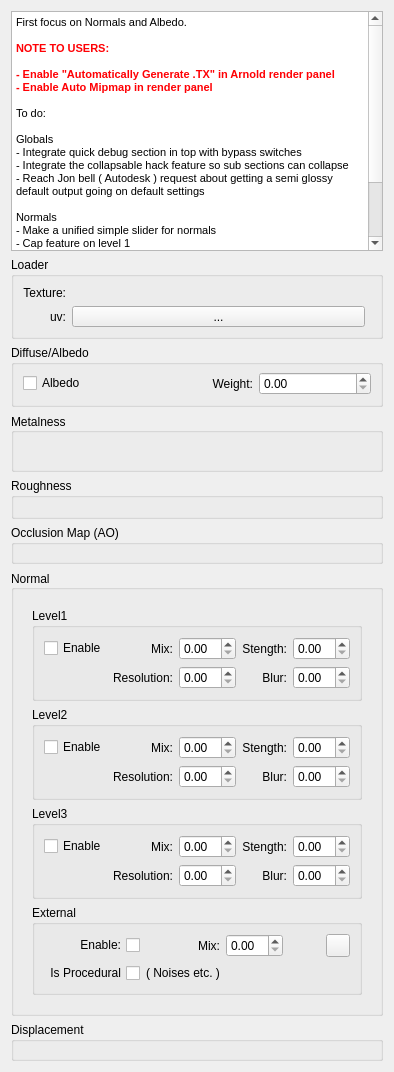
<?xml version="1.0" encoding="UTF-8"?>
<ui version="4.0">
 <class>Form</class>
 <widget class="QWidget" name="Form">
  <property name="geometry">
   <rect>
    <x>0</x>
    <y>0</y>
    <width>357</width>
    <height>965</height>
   </rect>
  </property>
  <property name="windowTitle">
   <string>Form</string>
  </property>
  <layout class="QVBoxLayout" name="verticalLayout">
   <item>
    <widget class="QTextBrowser" name="textBrowser">
     <property name="sizePolicy">
      <sizepolicy hsizetype="Expanding" vsizetype="Fixed">
       <horstretch>0</horstretch>
       <verstretch>0</verstretch>
      </sizepolicy>
     </property>
     <property name="minimumSize">
      <size>
       <width>0</width>
       <height>240</height>
      </size>
     </property>
     <property name="html">
      <string>&lt;!DOCTYPE HTML PUBLIC &quot;-//W3C//DTD HTML 4.0//EN&quot; &quot;http://www.w3.org/TR/REC-html40/strict.dtd&quot;&gt;
&lt;html&gt;&lt;head&gt;&lt;meta name=&quot;qrichtext&quot; content=&quot;1&quot; /&gt;&lt;style type=&quot;text/css&quot;&gt;
p, li { white-space: pre-wrap; }
&lt;/style&gt;&lt;/head&gt;&lt;body style=&quot; font-family:'MS Shell Dlg 2'; font-size:8.25pt; font-weight:400; font-style:normal;&quot;&gt;
&lt;p style=&quot; margin-top:0px; margin-bottom:0px; margin-left:0px; margin-right:0px; -qt-block-indent:0; text-indent:0px;&quot;&gt;First focus on Normals and Albedo.&lt;/p&gt;
&lt;p style=&quot;-qt-paragraph-type:empty; margin-top:0px; margin-bottom:0px; margin-left:0px; margin-right:0px; -qt-block-indent:0; text-indent:0px;&quot;&gt;&lt;br /&gt;&lt;/p&gt;
&lt;p style=&quot; margin-top:0px; margin-bottom:0px; margin-left:0px; margin-right:0px; -qt-block-indent:0; text-indent:0px;&quot;&gt;&lt;span style=&quot; font-size:8pt; font-weight:600; color:#ff0004;&quot;&gt;NOTE TO USERS:&lt;/span&gt;&lt;/p&gt;
&lt;p style=&quot;-qt-paragraph-type:empty; margin-top:0px; margin-bottom:0px; margin-left:0px; margin-right:0px; -qt-block-indent:0; text-indent:0px; font-size:8pt; font-weight:600; color:#ff0004;&quot;&gt;&lt;br /&gt;&lt;/p&gt;
&lt;p style=&quot; margin-top:0px; margin-bottom:0px; margin-left:0px; margin-right:0px; -qt-block-indent:0; text-indent:0px;&quot;&gt;&lt;span style=&quot; font-size:8pt; font-weight:600; color:#ff0004;&quot;&gt;- Enable &amp;quot;Automatically Generate .TX&amp;quot; in Arnold render panel&lt;/span&gt;&lt;/p&gt;
&lt;p style=&quot; margin-top:0px; margin-bottom:0px; margin-left:0px; margin-right:0px; -qt-block-indent:0; text-indent:0px;&quot;&gt;&lt;span style=&quot; font-size:8pt; font-weight:600; color:#ff0004;&quot;&gt;- Enable Auto Mipmap in render panel&lt;/span&gt;&lt;/p&gt;
&lt;p style=&quot; margin-top:0px; margin-bottom:0px; margin-left:0px; margin-right:0px; -qt-block-indent:0; text-indent:0px;&quot;&gt;&lt;br /&gt;To do:&lt;/p&gt;
&lt;p style=&quot;-qt-paragraph-type:empty; margin-top:0px; margin-bottom:0px; margin-left:0px; margin-right:0px; -qt-block-indent:0; text-indent:0px;&quot;&gt;&lt;br /&gt;&lt;/p&gt;
&lt;p style=&quot; margin-top:0px; margin-bottom:0px; margin-left:0px; margin-right:0px; -qt-block-indent:0; text-indent:0px;&quot;&gt;Globals&lt;/p&gt;
&lt;p style=&quot; margin-top:0px; margin-bottom:0px; margin-left:0px; margin-right:0px; -qt-block-indent:0; text-indent:0px;&quot;&gt;- Integrate quick debug section in top with bypass switches&lt;br /&gt;- Integrate the collapsable hack feature so sub sections can collapse&lt;/p&gt;
&lt;p style=&quot; margin-top:0px; margin-bottom:0px; margin-left:0px; margin-right:0px; -qt-block-indent:0; text-indent:0px;&quot;&gt;- Reach Jon bell ( Autodesk ) request about getting a semi glossy default output going on default settings&lt;/p&gt;
&lt;p style=&quot;-qt-paragraph-type:empty; margin-top:0px; margin-bottom:0px; margin-left:0px; margin-right:0px; -qt-block-indent:0; text-indent:0px;&quot;&gt;&lt;br /&gt;&lt;/p&gt;
&lt;p style=&quot; margin-top:0px; margin-bottom:0px; margin-left:0px; margin-right:0px; -qt-block-indent:0; text-indent:0px;&quot;&gt;Normals&lt;/p&gt;
&lt;p style=&quot; margin-top:0px; margin-bottom:0px; margin-left:0px; margin-right:0px; -qt-block-indent:0; text-indent:0px;&quot;&gt;- Make a unified simple slider for normals&lt;/p&gt;
&lt;p style=&quot; margin-top:0px; margin-bottom:0px; margin-left:0px; margin-right:0px; -qt-block-indent:0; text-indent:0px;&quot;&gt;- Cap feature on level 1&lt;/p&gt;
&lt;p style=&quot;-qt-paragraph-type:empty; margin-top:0px; margin-bottom:0px; margin-left:0px; margin-right:0px; -qt-block-indent:0; text-indent:0px;&quot;&gt;&lt;br /&gt;&lt;/p&gt;
&lt;p style=&quot; margin-top:0px; margin-bottom:0px; margin-left:0px; margin-right:0px; -qt-block-indent:0; text-indent:0px;&quot;&gt;Albedo&lt;/p&gt;
&lt;p style=&quot; margin-top:0px; margin-bottom:0px; margin-left:0px; margin-right:0px; -qt-block-indent:0; text-indent:0px;&quot;&gt;- Check if everything is working&lt;/p&gt;
&lt;p style=&quot;-qt-paragraph-type:empty; margin-top:0px; margin-bottom:0px; margin-left:0px; margin-right:0px; -qt-block-indent:0; text-indent:0px;&quot;&gt;&lt;br /&gt;&lt;/p&gt;
&lt;p style=&quot;-qt-paragraph-type:empty; margin-top:0px; margin-bottom:0px; margin-left:0px; margin-right:0px; -qt-block-indent:0; text-indent:0px;&quot;&gt;&lt;br /&gt;&lt;/p&gt;
&lt;p style=&quot;-qt-paragraph-type:empty; margin-top:0px; margin-bottom:0px; margin-left:0px; margin-right:0px; -qt-block-indent:0; text-indent:0px;&quot;&gt;&lt;br /&gt;&lt;/p&gt;&lt;/body&gt;&lt;/html&gt;</string>
     </property>
    </widget>
   </item>
   <item>
    <widget class="QGroupBox" name="groupBox_2">
     <property name="title">
      <string>Loader</string>
     </property>
     <layout class="QGridLayout" name="gridLayout_3">
      <item row="0" column="1" colspan="2">
       <widget class="MaxSDK::UI::QmaxFileChooser" name="Texture" native="true">
        <property name="sizePolicy">
         <sizepolicy hsizetype="Preferred" vsizetype="Preferred">
          <horstretch>0</horstretch>
          <verstretch>0</verstretch>
         </sizepolicy>
        </property>
        <property name="minimumSize">
         <size>
          <width>245</width>
          <height>0</height>
         </size>
        </property>
       </widget>
      </item>
      <item row="0" column="0">
       <widget class="QLabel" name="label_3">
        <property name="sizePolicy">
         <sizepolicy hsizetype="Preferred" vsizetype="Preferred">
          <horstretch>0</horstretch>
          <verstretch>0</verstretch>
         </sizepolicy>
        </property>
        <property name="text">
         <string>Texture:</string>
        </property>
        <property name="alignment">
         <set>Qt::AlignRight|Qt::AlignTrailing|Qt::AlignVCenter</set>
        </property>
       </widget>
      </item>
      <item row="1" column="1">
       <widget class="QToolButton" name="Po_map">
        <property name="sizePolicy">
         <sizepolicy hsizetype="Expanding" vsizetype="Fixed">
          <horstretch>0</horstretch>
          <verstretch>0</verstretch>
         </sizepolicy>
        </property>
        <property name="toolTip">
         <string>Connect the color to be corrected here</string>
        </property>
        <property name="text">
         <string>...</string>
        </property>
       </widget>
      </item>
      <item row="1" column="0">
       <widget class="QLabel" name="label">
        <property name="text">
         <string>uv:</string>
        </property>
        <property name="alignment">
         <set>Qt::AlignRight|Qt::AlignTrailing|Qt::AlignVCenter</set>
        </property>
       </widget>
      </item>
     </layout>
    </widget>
   </item>
   <item>
    <widget class="QGroupBox" name="GroundProjection">
     <property name="toolTip">
      <string>When the camera moves around an object inside a spherical environment, the object feels disconnected from the world and seems to be &quot;flying&quot;. Checking this box, allows &quot;flattening&quot; the lower half of the spherical projection to make a &quot;hemisphere&quot;, allowing objects to look like they are locked to a ground plane.</string>
     </property>
     <property name="title">
      <string>Diffuse/Albedo</string>
     </property>
     <property name="checkable">
      <bool>false</bool>
     </property>
     <property name="checked">
      <bool>false</bool>
     </property>
     <layout class="QGridLayout" name="gridLayout_2">
      <property name="topMargin">
       <number>7</number>
      </property>
      <item row="0" column="0">
       <widget class="QCheckBox" name="Enable_Albedo">
        <property name="text">
         <string>Albedo</string>
        </property>
       </widget>
      </item>
      <item row="0" column="2">
       <widget class="MaxSDK::QmaxDoubleSpinBox" name="albedo_weight"/>
      </item>
      <item row="0" column="1">
       <widget class="QLabel" name="label_16">
        <property name="text">
         <string>Weight:</string>
        </property>
        <property name="alignment">
         <set>Qt::AlignRight|Qt::AlignTrailing|Qt::AlignVCenter</set>
        </property>
       </widget>
      </item>
     </layout>
    </widget>
   </item>
   <item>
    <widget class="QGroupBox" name="groupBox_3">
     <property name="sizePolicy">
      <sizepolicy hsizetype="Preferred" vsizetype="Preferred">
       <horstretch>0</horstretch>
       <verstretch>0</verstretch>
      </sizepolicy>
     </property>
     <property name="focusPolicy">
      <enum>Qt::StrongFocus</enum>
     </property>
     <property name="toolTipDuration">
      <number>-3</number>
     </property>
     <property name="title">
      <string>Metalness</string>
     </property>
     <property name="alignment">
      <set>Qt::AlignLeading|Qt::AlignLeft|Qt::AlignVCenter</set>
     </property>
     <property name="flat">
      <bool>false</bool>
     </property>
     <property name="checkable">
      <bool>false</bool>
     </property>
     <property name="checked">
      <bool>false</bool>
     </property>
     <layout class="QGridLayout" name="gridLayout_6" columnstretch="0">
      <item row="0" column="0">
       <widget class="QWidget" name="Texture_2" native="true">
        <property name="enabled">
         <bool>true</bool>
        </property>
        <layout class="QGridLayout" name="gridLayout_4"/>
       </widget>
      </item>
     </layout>
    </widget>
   </item>
   <item>
    <widget class="QGroupBox" name="groupBox_4">
     <property name="title">
      <string>Roughness</string>
     </property>
     <layout class="QGridLayout" name="gridLayout_5"/>
    </widget>
   </item>
   <item>
    <widget class="QGroupBox" name="GroundProjection_2">
     <property name="toolTip">
      <string>When the camera moves around an object inside a spherical environment, the object feels disconnected from the world and seems to be &quot;flying&quot;. Checking this box, allows &quot;flattening&quot; the lower half of the spherical projection to make a &quot;hemisphere&quot;, allowing objects to look like they are locked to a ground plane.</string>
     </property>
     <property name="title">
      <string>Occlusion Map (AO)</string>
     </property>
     <property name="checkable">
      <bool>false</bool>
     </property>
     <property name="checked">
      <bool>false</bool>
     </property>
     <layout class="QGridLayout" name="gridLayout_7">
      <property name="topMargin">
       <number>7</number>
      </property>
     </layout>
    </widget>
   </item>
   <item>
    <widget class="QGroupBox" name="groupBox_5">
     <property name="sizePolicy">
      <sizepolicy hsizetype="Preferred" vsizetype="Preferred">
       <horstretch>0</horstretch>
       <verstretch>0</verstretch>
      </sizepolicy>
     </property>
     <property name="focusPolicy">
      <enum>Qt::StrongFocus</enum>
     </property>
     <property name="toolTipDuration">
      <number>-3</number>
     </property>
     <property name="title">
      <string>Normal</string>
     </property>
     <property name="alignment">
      <set>Qt::AlignLeading|Qt::AlignLeft|Qt::AlignVCenter</set>
     </property>
     <property name="flat">
      <bool>false</bool>
     </property>
     <property name="checkable">
      <bool>false</bool>
     </property>
     <property name="checked">
      <bool>false</bool>
     </property>
     <layout class="QGridLayout" name="gridLayout_8" columnstretch="0">
      <item row="0" column="0">
       <widget class="QWidget" name="Texture_4" native="true">
        <property name="enabled">
         <bool>true</bool>
        </property>
        <layout class="QGridLayout" name="gridLayout_9">
         <item row="1" column="0">
          <widget class="QGroupBox" name="Level1_Normal_2">
           <property name="toolTip">
            <string/>
           </property>
           <property name="title">
            <string>Level2 </string>
           </property>
           <property name="checkable">
            <bool>false</bool>
           </property>
           <layout class="QGridLayout" name="gridLayout_13">
            <item row="0" column="3">
             <widget class="QLabel" name="label_8">
              <property name="sizePolicy">
               <sizepolicy hsizetype="Preferred" vsizetype="Preferred">
                <horstretch>0</horstretch>
                <verstretch>0</verstretch>
               </sizepolicy>
              </property>
              <property name="text">
               <string>Stength:</string>
              </property>
              <property name="alignment">
               <set>Qt::AlignRight|Qt::AlignTrailing|Qt::AlignVCenter</set>
              </property>
             </widget>
            </item>
            <item row="1" column="2">
             <widget class="MaxSDK::QmaxDoubleSpinBox" name="ResolutionB">
              <property name="sizePolicy">
               <sizepolicy hsizetype="Minimum" vsizetype="Fixed">
                <horstretch>0</horstretch>
                <verstretch>0</verstretch>
               </sizepolicy>
              </property>
              <property name="decimals">
               <number>2</number>
              </property>
             </widget>
            </item>
            <item row="0" column="1">
             <widget class="QLabel" name="label_9">
              <property name="sizePolicy">
               <sizepolicy hsizetype="Preferred" vsizetype="Preferred">
                <horstretch>0</horstretch>
                <verstretch>0</verstretch>
               </sizepolicy>
              </property>
              <property name="text">
               <string>Mix:</string>
              </property>
              <property name="alignment">
               <set>Qt::AlignRight|Qt::AlignTrailing|Qt::AlignVCenter</set>
              </property>
             </widget>
            </item>
            <item row="0" column="0">
             <widget class="QCheckBox" name="Enable_NormalB">
              <property name="sizePolicy">
               <sizepolicy hsizetype="Minimum" vsizetype="Fixed">
                <horstretch>0</horstretch>
                <verstretch>0</verstretch>
               </sizepolicy>
              </property>
              <property name="text">
               <string>Enable</string>
              </property>
             </widget>
            </item>
            <item row="0" column="2">
             <widget class="MaxSDK::QmaxDoubleSpinBox" name="MixB">
              <property name="sizePolicy">
               <sizepolicy hsizetype="Minimum" vsizetype="Fixed">
                <horstretch>0</horstretch>
                <verstretch>0</verstretch>
               </sizepolicy>
              </property>
             </widget>
            </item>
            <item row="0" column="4">
             <widget class="MaxSDK::QmaxDoubleSpinBox" name="StrengthB">
              <property name="sizePolicy">
               <sizepolicy hsizetype="Minimum" vsizetype="Fixed">
                <horstretch>0</horstretch>
                <verstretch>0</verstretch>
               </sizepolicy>
              </property>
             </widget>
            </item>
            <item row="1" column="3">
             <widget class="QLabel" name="label_10">
              <property name="sizePolicy">
               <sizepolicy hsizetype="Preferred" vsizetype="Preferred">
                <horstretch>0</horstretch>
                <verstretch>0</verstretch>
               </sizepolicy>
              </property>
              <property name="text">
               <string>Blur:</string>
              </property>
              <property name="alignment">
               <set>Qt::AlignRight|Qt::AlignTrailing|Qt::AlignVCenter</set>
              </property>
             </widget>
            </item>
            <item row="1" column="4">
             <widget class="MaxSDK::QmaxDoubleSpinBox" name="blurB">
              <property name="sizePolicy">
               <sizepolicy hsizetype="Minimum" vsizetype="Fixed">
                <horstretch>0</horstretch>
                <verstretch>0</verstretch>
               </sizepolicy>
              </property>
              <property name="decimals">
               <number>2</number>
              </property>
             </widget>
            </item>
            <item row="1" column="1">
             <widget class="QLabel" name="label_11">
              <property name="sizePolicy">
               <sizepolicy hsizetype="Preferred" vsizetype="Preferred">
                <horstretch>0</horstretch>
                <verstretch>0</verstretch>
               </sizepolicy>
              </property>
              <property name="text">
               <string>Resolution:</string>
              </property>
              <property name="alignment">
               <set>Qt::AlignRight|Qt::AlignTrailing|Qt::AlignVCenter</set>
              </property>
             </widget>
            </item>
           </layout>
          </widget>
         </item>
         <item row="2" column="0">
          <widget class="QGroupBox" name="Level1_Normal_3">
           <property name="toolTip">
            <string/>
           </property>
           <property name="title">
            <string>Level3</string>
           </property>
           <property name="checkable">
            <bool>false</bool>
           </property>
           <layout class="QGridLayout" name="gridLayout_14">
            <item row="0" column="3">
             <widget class="QLabel" name="label_12">
              <property name="sizePolicy">
               <sizepolicy hsizetype="Preferred" vsizetype="Preferred">
                <horstretch>0</horstretch>
                <verstretch>0</verstretch>
               </sizepolicy>
              </property>
              <property name="text">
               <string>Stength:</string>
              </property>
              <property name="alignment">
               <set>Qt::AlignRight|Qt::AlignTrailing|Qt::AlignVCenter</set>
              </property>
             </widget>
            </item>
            <item row="1" column="2">
             <widget class="MaxSDK::QmaxDoubleSpinBox" name="ResolutionC">
              <property name="sizePolicy">
               <sizepolicy hsizetype="Minimum" vsizetype="Fixed">
                <horstretch>0</horstretch>
                <verstretch>0</verstretch>
               </sizepolicy>
              </property>
              <property name="decimals">
               <number>2</number>
              </property>
             </widget>
            </item>
            <item row="0" column="1">
             <widget class="QLabel" name="label_13">
              <property name="sizePolicy">
               <sizepolicy hsizetype="Preferred" vsizetype="Preferred">
                <horstretch>0</horstretch>
                <verstretch>0</verstretch>
               </sizepolicy>
              </property>
              <property name="text">
               <string>Mix:</string>
              </property>
              <property name="alignment">
               <set>Qt::AlignRight|Qt::AlignTrailing|Qt::AlignVCenter</set>
              </property>
             </widget>
            </item>
            <item row="0" column="0">
             <widget class="QCheckBox" name="Enable_NormalC">
              <property name="sizePolicy">
               <sizepolicy hsizetype="Minimum" vsizetype="Fixed">
                <horstretch>0</horstretch>
                <verstretch>0</verstretch>
               </sizepolicy>
              </property>
              <property name="text">
               <string>Enable</string>
              </property>
             </widget>
            </item>
            <item row="0" column="2">
             <widget class="MaxSDK::QmaxDoubleSpinBox" name="MixC">
              <property name="sizePolicy">
               <sizepolicy hsizetype="Minimum" vsizetype="Fixed">
                <horstretch>0</horstretch>
                <verstretch>0</verstretch>
               </sizepolicy>
              </property>
             </widget>
            </item>
            <item row="0" column="4">
             <widget class="MaxSDK::QmaxDoubleSpinBox" name="StrengthC">
              <property name="sizePolicy">
               <sizepolicy hsizetype="Minimum" vsizetype="Fixed">
                <horstretch>0</horstretch>
                <verstretch>0</verstretch>
               </sizepolicy>
              </property>
             </widget>
            </item>
            <item row="1" column="3">
             <widget class="QLabel" name="label_14">
              <property name="sizePolicy">
               <sizepolicy hsizetype="Preferred" vsizetype="Preferred">
                <horstretch>0</horstretch>
                <verstretch>0</verstretch>
               </sizepolicy>
              </property>
              <property name="text">
               <string>Blur:</string>
              </property>
              <property name="alignment">
               <set>Qt::AlignRight|Qt::AlignTrailing|Qt::AlignVCenter</set>
              </property>
             </widget>
            </item>
            <item row="1" column="4">
             <widget class="MaxSDK::QmaxDoubleSpinBox" name="blurC">
              <property name="sizePolicy">
               <sizepolicy hsizetype="Minimum" vsizetype="Fixed">
                <horstretch>0</horstretch>
                <verstretch>0</verstretch>
               </sizepolicy>
              </property>
              <property name="decimals">
               <number>2</number>
              </property>
             </widget>
            </item>
            <item row="1" column="1">
             <widget class="QLabel" name="label_15">
              <property name="sizePolicy">
               <sizepolicy hsizetype="Preferred" vsizetype="Preferred">
                <horstretch>0</horstretch>
                <verstretch>0</verstretch>
               </sizepolicy>
              </property>
              <property name="text">
               <string>Resolution:</string>
              </property>
              <property name="alignment">
               <set>Qt::AlignRight|Qt::AlignTrailing|Qt::AlignVCenter</set>
              </property>
             </widget>
            </item>
           </layout>
          </widget>
         </item>
         <item row="0" column="0">
          <widget class="QGroupBox" name="Level1_Normal">
           <property name="toolTip">
            <string/>
           </property>
           <property name="title">
            <string>Level1 </string>
           </property>
           <property name="checkable">
            <bool>false</bool>
           </property>
           <layout class="QGridLayout" name="gridLayout_12">
            <item row="0" column="3">
             <widget class="QLabel" name="label_5">
              <property name="sizePolicy">
               <sizepolicy hsizetype="Preferred" vsizetype="Preferred">
                <horstretch>0</horstretch>
                <verstretch>0</verstretch>
               </sizepolicy>
              </property>
              <property name="text">
               <string>Stength:</string>
              </property>
              <property name="alignment">
               <set>Qt::AlignRight|Qt::AlignTrailing|Qt::AlignVCenter</set>
              </property>
             </widget>
            </item>
            <item row="1" column="2">
             <widget class="MaxSDK::QmaxDoubleSpinBox" name="ResolutionA">
              <property name="sizePolicy">
               <sizepolicy hsizetype="Minimum" vsizetype="Fixed">
                <horstretch>0</horstretch>
                <verstretch>0</verstretch>
               </sizepolicy>
              </property>
              <property name="decimals">
               <number>2</number>
              </property>
             </widget>
            </item>
            <item row="0" column="1">
             <widget class="QLabel" name="label_7">
              <property name="sizePolicy">
               <sizepolicy hsizetype="Preferred" vsizetype="Preferred">
                <horstretch>0</horstretch>
                <verstretch>0</verstretch>
               </sizepolicy>
              </property>
              <property name="text">
               <string>Mix:</string>
              </property>
              <property name="alignment">
               <set>Qt::AlignRight|Qt::AlignTrailing|Qt::AlignVCenter</set>
              </property>
             </widget>
            </item>
            <item row="0" column="0">
             <widget class="QCheckBox" name="Enable_NormalA">
              <property name="sizePolicy">
               <sizepolicy hsizetype="Minimum" vsizetype="Fixed">
                <horstretch>0</horstretch>
                <verstretch>0</verstretch>
               </sizepolicy>
              </property>
              <property name="text">
               <string>Enable</string>
              </property>
             </widget>
            </item>
            <item row="0" column="2">
             <widget class="MaxSDK::QmaxDoubleSpinBox" name="MixA">
              <property name="sizePolicy">
               <sizepolicy hsizetype="Minimum" vsizetype="Fixed">
                <horstretch>0</horstretch>
                <verstretch>0</verstretch>
               </sizepolicy>
              </property>
             </widget>
            </item>
            <item row="0" column="4">
             <widget class="MaxSDK::QmaxDoubleSpinBox" name="StrengthA">
              <property name="sizePolicy">
               <sizepolicy hsizetype="Minimum" vsizetype="Fixed">
                <horstretch>0</horstretch>
                <verstretch>0</verstretch>
               </sizepolicy>
              </property>
             </widget>
            </item>
            <item row="1" column="3">
             <widget class="QLabel" name="label_6">
              <property name="sizePolicy">
               <sizepolicy hsizetype="Preferred" vsizetype="Preferred">
                <horstretch>0</horstretch>
                <verstretch>0</verstretch>
               </sizepolicy>
              </property>
              <property name="text">
               <string>Blur:</string>
              </property>
              <property name="alignment">
               <set>Qt::AlignRight|Qt::AlignTrailing|Qt::AlignVCenter</set>
              </property>
             </widget>
            </item>
            <item row="1" column="1">
             <widget class="QLabel" name="label_4">
              <property name="sizePolicy">
               <sizepolicy hsizetype="Preferred" vsizetype="Preferred">
                <horstretch>0</horstretch>
                <verstretch>0</verstretch>
               </sizepolicy>
              </property>
              <property name="text">
               <string>Resolution:</string>
              </property>
              <property name="alignment">
               <set>Qt::AlignRight|Qt::AlignTrailing|Qt::AlignVCenter</set>
              </property>
             </widget>
            </item>
            <item row="1" column="4">
             <widget class="MaxSDK::QmaxDoubleSpinBox" name="blurA"/>
            </item>
           </layout>
          </widget>
         </item>
         <item row="3" column="0">
          <widget class="QGroupBox" name="groupBox_6">
           <property name="title">
            <string>External</string>
           </property>
           <layout class="QGridLayout" name="gridLayout_10">
            <item row="0" column="0">
             <widget class="QCheckBox" name="Enable_External">
              <property name="sizePolicy">
               <sizepolicy hsizetype="Minimum" vsizetype="Fixed">
                <horstretch>0</horstretch>
                <verstretch>0</verstretch>
               </sizepolicy>
              </property>
              <property name="layoutDirection">
               <enum>Qt::RightToLeft</enum>
              </property>
              <property name="text">
               <string>Enable:</string>
              </property>
              <property name="checked">
               <bool>false</bool>
              </property>
             </widget>
            </item>
            <item row="0" column="4">
             <widget class="MaxSDK::UI::QmaxTexmapToolbutton" name="External_map">
              <property name="sizePolicy">
               <sizepolicy hsizetype="Fixed" vsizetype="Fixed">
                <horstretch>0</horstretch>
                <verstretch>0</verstretch>
               </sizepolicy>
              </property>
              <property name="text">
               <string/>
              </property>
             </widget>
            </item>
            <item row="0" column="1">
             <widget class="QLabel" name="label_2">
              <property name="text">
               <string>Mix:</string>
              </property>
              <property name="alignment">
               <set>Qt::AlignRight|Qt::AlignTrailing|Qt::AlignVCenter</set>
              </property>
             </widget>
            </item>
            <item row="0" column="3">
             <widget class="MaxSDK::QMaxColorSwatch" name="External" native="true">
              <property name="sizePolicy">
               <sizepolicy hsizetype="Preferred" vsizetype="Preferred">
                <horstretch>0</horstretch>
                <verstretch>0</verstretch>
               </sizepolicy>
              </property>
              <property name="toolTip">
               <string>Tint - the Hue and Saturation of this color will be applied based on the Tint Strength</string>
              </property>
              <property name="useAlpha" stdset="0">
               <bool>true</bool>
              </property>
             </widget>
            </item>
            <item row="0" column="2">
             <widget class="MaxSDK::QmaxDoubleSpinBox" name="MixExternal"/>
            </item>
            <item row="1" column="0">
             <widget class="QCheckBox" name="is_procedural">
              <property name="layoutDirection">
               <enum>Qt::RightToLeft</enum>
              </property>
              <property name="text">
               <string>Is Procedural</string>
              </property>
             </widget>
            </item>
            <item row="1" column="1">
             <widget class="QLabel" name="label_17">
              <property name="text">
               <string>( Noises etc. )</string>
              </property>
             </widget>
            </item>
           </layout>
          </widget>
         </item>
        </layout>
       </widget>
      </item>
     </layout>
    </widget>
   </item>
   <item>
    <widget class="QGroupBox" name="GroundProjection_3">
     <property name="toolTip">
      <string>When the camera moves around an object inside a spherical environment, the object feels disconnected from the world and seems to be &quot;flying&quot;. Checking this box, allows &quot;flattening&quot; the lower half of the spherical projection to make a &quot;hemisphere&quot;, allowing objects to look like they are locked to a ground plane.</string>
     </property>
     <property name="title">
      <string>Displacement</string>
     </property>
     <property name="checkable">
      <bool>false</bool>
     </property>
     <property name="checked">
      <bool>false</bool>
     </property>
     <layout class="QGridLayout" name="gridLayout_11">
      <property name="topMargin">
       <number>7</number>
      </property>
     </layout>
    </widget>
   </item>
  </layout>
 </widget>
 <customwidgets>
  <customwidget>
   <class>MaxSDK::UI::QmaxFileChooser</class>
   <extends>QWidget</extends>
   <header>qmaxfilechooser.h</header>
   <container>1</container>
  </customwidget>
  <customwidget>
   <class>MaxSDK::QmaxDoubleSpinBox</class>
   <extends>QDoubleSpinBox</extends>
   <header location="global">Qt/QmaxSpinBox.h</header>
   <container>1</container>
  </customwidget>
  <customwidget>
   <class>MaxSDK::QMaxColorSwatch</class>
   <extends>QWidget</extends>
   <header location="global">Qt/QMaxColorSwatch.h</header>
  </customwidget>
  <customwidget>
   <class>MaxSDK::UI::QmaxTexmapToolbutton</class>
   <extends>QToolButton</extends>
   <header location="global">Qt/QmaxTexmapToolbutton.h</header>
  </customwidget>
 </customwidgets>
 <resources/>
 <connections/>
</ui>
